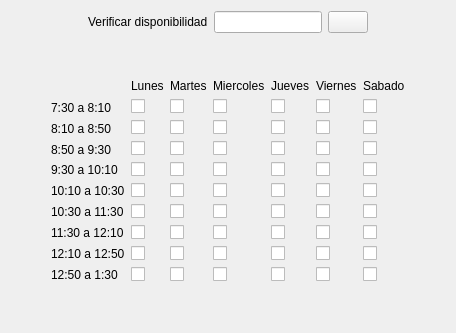
           <widget class="QWidget" name="page_3">
            <attribute name="icon">
             <iconset>
              <normaloff>imagenes/adduser.png</normaloff>imagenes/adduser.png</iconset>
            </attribute>
            <attribute name="label">
             <string>Disponibilidad Aulas</string>
            </attribute>
            <layout class="QVBoxLayout" name="verticalLayout_57">
             <item>
              <layout class="QHBoxLayout" name="horizontalLayout_19">
               <item>
                <spacer name="horizontalSpacer_14">
                 <property name="orientation">
                  <enum>Qt::Horizontal</enum>
                 </property>
                 <property name="sizeHint" stdset="0">
                  <size>
                   <width>40</width>
                   <height>20</height>
                  </size>
                 </property>
                </spacer>
               </item>
               <item>
                <layout class="QHBoxLayout" name="horizontalLayout_20">
                 <item>
                  <widget class="QLabel" name="label_73">
                   <property name="text">
                    <string>Verificar disponibilidad</string>
                   </property>
                  </widget>
                 </item>
                 <item>
                  <widget class="QLineEdit" name="ln_disponibilidad_aulas_2">
                   <property name="readOnly">
                    <bool>true</bool>
                   </property>
                  </widget>
                 </item>
                 <item>
                  <widget class="QPushButton" name="pushButton_4">
                   <property name="text">
                    <string/>
                   </property>
                   <property name="icon">
                    <iconset>
                     <normaloff>imagenes/baseline-search.png</normaloff>imagenes/baseline-search.png</iconset>
                   </property>
                  </widget>
                 </item>
                </layout>
               </item>
               <item>
                <spacer name="horizontalSpacer_15">
                 <property name="orientation">
                  <enum>Qt::Horizontal</enum>
                 </property>
                 <property name="sizeHint" stdset="0">
                  <size>
                   <width>40</width>
                   <height>20</height>
                  </size>
                 </property>
                </spacer>
               </item>
              </layout>
             </item>
             <item>
              <layout class="QVBoxLayout" name="verticalLayout_44">
               <item>
                <spacer name="verticalSpacer_5">
                 <property name="orientation">
                  <enum>Qt::Vertical</enum>
                 </property>
                 <property name="sizeHint" stdset="0">
                  <size>
                   <width>20</width>
                   <height>40</height>
                  </size>
                 </property>
                </spacer>
               </item>
               <item>
                <layout class="QHBoxLayout" name="horizontalLayout_16">
                 <item>
                  <spacer name="horizontalSpacer_12">
                   <property name="orientation">
                    <enum>Qt::Horizontal</enum>
                   </property>
                   <property name="sizeHint" stdset="0">
                    <size>
                     <width>40</width>
                     <height>20</height>
                    </size>
                   </property>
                  </spacer>
                 </item>
                 <item>
                  <layout class="QHBoxLayout" name="horizontalLayout_17">
                   <item>
                    <layout class="QVBoxLayout" name="verticalLayout_45">
                     <item>
                      <widget class="QLabel" name="label_38">
                       <property name="text">
                        <string/>
                       </property>
                      </widget>
                     </item>
                     <item>
                      <widget class="QLabel" name="label_58">
                       <property name="text">
                        <string>7:30 a 8:10</string>
                       </property>
                      </widget>
                     </item>
                     <item>
                      <widget class="QLabel" name="label_59">
                       <property name="text">
                        <string>8:10 a 8:50</string>
                       </property>
                      </widget>
                     </item>
                     <item>
                      <widget class="QLabel" name="label_60">
                       <property name="text">
                        <string>8:50 a 9:30</string>
                       </property>
                      </widget>
                     </item>
                     <item>
                      <widget class="QLabel" name="label_61">
                       <property name="text">
                        <string>9:30 a 10:10</string>
                       </property>
                      </widget>
                     </item>
                     <item>
                      <widget class="QLabel" name="label_62">
                       <property name="text">
                        <string>10:10 a 10:30</string>
                       </property>
                      </widget>
                     </item>
                     <item>
                      <widget class="QLabel" name="label_63">
                       <property name="text">
                        <string>10:30 a 11:30</string>
                       </property>
                      </widget>
                     </item>
                     <item>
                      <widget class="QLabel" name="label_64">
                       <property name="text">
                        <string>11:30 a 12:10</string>
                       </property>
                      </widget>
                     </item>
                     <item>
                      <widget class="QLabel" name="label_65">
                       <property name="text">
                        <string>12:10 a 12:50</string>
                       </property>
                      </widget>
                     </item>
                     <item>
                      <widget class="QLabel" name="label_66">
                       <property name="text">
                        <string>12:50 a 1:30</string>
                       </property>
                      </widget>
                     </item>
                    </layout>
                   </item>
                   <item>
                    <layout class="QHBoxLayout" name="horizontalLayout_18">
                     <item>
                      <layout class="QVBoxLayout" name="verticalLayout_46">
                       <item>
                        <widget class="QLabel" name="label_67">
                         <property name="text">
                          <string>Lunes</string>
                         </property>
                        </widget>
                       </item>
                       <item>
                        <layout class="QVBoxLayout" name="verticalLayout_47">
                         <item>
                          <widget class="QCheckBox" name="checkBox_183">
                           <property name="text">
                            <string/>
                           </property>
                          </widget>
                         </item>
                         <item>
                          <widget class="QCheckBox" name="checkBox_184">
                           <property name="text">
                            <string/>
                           </property>
                          </widget>
                         </item>
                         <item>
                          <widget class="QCheckBox" name="checkBox_185">
                           <property name="text">
                            <string/>
                           </property>
                          </widget>
                         </item>
                         <item>
                          <widget class="QCheckBox" name="checkBox_186">
                           <property name="text">
                            <string/>
                           </property>
                          </widget>
                         </item>
                         <item>
                          <widget class="QCheckBox" name="checkBox_187">
                           <property name="text">
                            <string/>
                           </property>
                          </widget>
                         </item>
                         <item>
                          <widget class="QCheckBox" name="checkBox_188">
                           <property name="text">
                            <string/>
                           </property>
                          </widget>
                         </item>
                         <item>
                          <widget class="QCheckBox" name="checkBox_189">
                           <property name="text">
                            <string/>
                           </property>
                          </widget>
                         </item>
                         <item>
                          <widget class="QCheckBox" name="checkBox_190">
                           <property name="text">
                            <string/>
                           </property>
                          </widget>
                         </item>
                         <item>
                          <widget class="QCheckBox" name="checkBox_191">
                           <property name="text">
                            <string/>
                           </property>
                          </widget>
                         </item>
                        </layout>
                       </item>
                      </layout>
                     </item>
                     <item>
                      <layout class="QVBoxLayout" name="verticalLayout_48">
                       <item>
                        <widget class="QLabel" name="label_68">
                         <property name="text">
                          <string>Martes</string>
                         </property>
                        </widget>
                       </item>
                       <item>
                        <widget class="QCheckBox" name="checkBox_192">
                         <property name="text">
                          <string/>
                         </property>
                        </widget>
                       </item>
                       <item>
                        <widget class="QCheckBox" name="checkBox_193">
                         <property name="text">
                          <string/>
                         </property>
                        </widget>
                       </item>
                       <item>
                        <widget class="QCheckBox" name="checkBox_194">
                         <property name="text">
                          <string/>
                         </property>
                        </widget>
                       </item>
                       <item>
                        <widget class="QCheckBox" name="checkBox_195">
                         <property name="text">
                          <string/>
                         </property>
                        </widget>
                       </item>
                       <item>
                        <widget class="QCheckBox" name="checkBox_196">
                         <property name="text">
                          <string/>
                         </property>
                        </widget>
                       </item>
                       <item>
                        <widget class="QCheckBox" name="checkBox_197">
                         <property name="text">
                          <string/>
                         </property>
                        </widget>
                       </item>
                       <item>
                        <widget class="QCheckBox" name="checkBox_198">
                         <property name="text">
                          <string/>
                         </property>
                        </widget>
                       </item>
                       <item>
                        <widget class="QCheckBox" name="checkBox_199">
                         <property name="text">
                          <string/>
                         </property>
                        </widget>
                       </item>
                       <item>
                        <widget class="QCheckBox" name="checkBox_200">
                         <property name="text">
                          <string/>
                         </property>
                        </widget>
                       </item>
                      </layout>
                     </item>
                     <item>
                      <layout class="QVBoxLayout" name="verticalLayout_49">
                       <item>
                        <widget class="QLabel" name="label_69">
                         <property name="text">
                          <string>Miercoles</string>
                         </property>
                        </widget>
                       </item>
                       <item>
                        <layout class="QVBoxLayout" name="verticalLayout_50">
                         <item>
                          <widget class="QCheckBox" name="checkBox_201">
                           <property name="text">
                            <string/>
                           </property>
                          </widget>
                         </item>
                         <item>
                          <widget class="QCheckBox" name="checkBox_202">
                           <property name="text">
                            <string/>
                           </property>
                          </widget>
                         </item>
                         <item>
                          <widget class="QCheckBox" name="checkBox_203">
                           <property name="text">
                            <string/>
                           </property>
                          </widget>
                         </item>
                         <item>
                          <widget class="QCheckBox" name="checkBox_204">
                           <property name="text">
                            <string/>
                           </property>
                          </widget>
                         </item>
                         <item>
                          <widget class="QCheckBox" name="checkBox_205">
                           <property name="text">
                            <string/>
                           </property>
                          </widget>
                         </item>
                         <item>
                          <widget class="QCheckBox" name="checkBox_206">
                           <property name="text">
                            <string/>
                           </property>
                          </widget>
                         </item>
                         <item>
                          <widget class="QCheckBox" name="checkBox_207">
                           <property name="text">
                            <string/>
                           </property>
                          </widget>
                         </item>
                         <item>
                          <widget class="QCheckBox" name="checkBox_208">
                           <property name="text">
                            <string/>
                           </property>
                          </widget>
                         </item>
                         <item>
                          <widget class="QCheckBox" name="checkBox_209">
                           <property name="text">
                            <string/>
                           </property>
                          </widget>
                         </item>
                        </layout>
                       </item>
                      </layout>
                     </item>
                     <item>
                      <layout class="QVBoxLayout" name="verticalLayout_51">
                       <item>
                        <widget class="QLabel" name="label_70">
                         <property name="text">
                          <string>Jueves</string>
                         </property>
                        </widget>
                       </item>
                       <item>
                        <layout class="QVBoxLayout" name="verticalLayout_52">
                         <item>
                          <widget class="QCheckBox" name="checkBox_210">
                           <property name="text">
                            <string/>
                           </property>
                          </widget>
                         </item>
                         <item>
                          <widget class="QCheckBox" name="checkBox_211">
                           <property name="text">
                            <string/>
                           </property>
                          </widget>
                         </item>
                         <item>
                          <widget class="QCheckBox" name="checkBox_212">
                           <property name="text">
                            <string/>
                           </property>
                          </widget>
                         </item>
                         <item>
                          <widget class="QCheckBox" name="checkBox_213">
                           <property name="text">
                            <string/>
                           </property>
                          </widget>
                         </item>
                         <item>
                          <widget class="QCheckBox" name="checkBox_214">
                           <property name="text">
                            <string/>
                           </property>
                          </widget>
                         </item>
                         <item>
                          <widget class="QCheckBox" name="checkBox_215">
                           <property name="text">
                            <string/>
                           </property>
                          </widget>
                         </item>
                         <item>
                          <widget class="QCheckBox" name="checkBox_216">
                           <property name="text">
                            <string/>
                           </property>
                          </widget>
                         </item>
                         <item>
                          <widget class="QCheckBox" name="checkBox_217">
                           <property name="text">
                            <string/>
                           </property>
                          </widget>
                         </item>
                         <item>
                          <widget class="QCheckBox" name="checkBox_218">
                           <property name="text">
                            <string/>
                           </property>
                          </widget>
                         </item>
                        </layout>
                       </item>
                      </layout>
                     </item>
                     <item>
                      <layout class="QVBoxLayout" name="verticalLayout_53">
                       <item>
                        <widget class="QLabel" name="label_71">
                         <property name="text">
                          <string>Viernes</string>
                         </property>
                        </widget>
                       </item>
                       <item>
                        <layout class="QVBoxLayout" name="verticalLayout_54">
                         <item>
                          <widget class="QCheckBox" name="checkBox_219">
                           <property name="text">
                            <string/>
                           </property>
                          </widget>
                         </item>
                         <item>
                          <widget class="QCheckBox" name="checkBox_220">
                           <property name="text">
                            <string/>
                           </property>
                          </widget>
                         </item>
                         <item>
                          <widget class="QCheckBox" name="checkBox_221">
                           <property name="text">
                            <string/>
                           </property>
                          </widget>
                         </item>
                         <item>
                          <widget class="QCheckBox" name="checkBox_222">
                           <property name="text">
                            <string/>
                           </property>
                          </widget>
                         </item>
                         <item>
                          <widget class="QCheckBox" name="checkBox_223">
                           <property name="text">
                            <string/>
                           </property>
                          </widget>
                         </item>
                         <item>
                          <widget class="QCheckBox" name="checkBox_224">
                           <property name="text">
                            <string/>
                           </property>
                          </widget>
                         </item>
                         <item>
                          <widget class="QCheckBox" name="checkBox_225">
                           <property name="text">
                            <string/>
                           </property>
                          </widget>
                         </item>
                         <item>
                          <widget class="QCheckBox" name="checkBox_226">
                           <property name="text">
                            <string/>
                           </property>
                          </widget>
                         </item>
                         <item>
                          <widget class="QCheckBox" name="checkBox_227">
                           <property name="text">
                            <string/>
                           </property>
                          </widget>
                         </item>
                        </layout>
                       </item>
                      </layout>
                     </item>
                     <item>
                      <layout class="QVBoxLayout" name="verticalLayout_55">
                       <item>
                        <widget class="QLabel" name="label_72">
                         <property name="text">
                          <string>Sabado</string>
                         </property>
                        </widget>
                       </item>
                       <item>
                        <layout class="QVBoxLayout" name="verticalLayout_56">
                         <item>
                          <widget class="QCheckBox" name="checkBox_228">
                           <property name="text">
                            <string/>
                           </property>
                          </widget>
                         </item>
                         <item>
                          <widget class="QCheckBox" name="checkBox_229">
                           <property name="text">
                            <string/>
                           </property>
                          </widget>
                         </item>
                         <item>
                          <widget class="QCheckBox" name="checkBox_230">
                           <property name="text">
                            <string/>
                           </property>
                          </widget>
                         </item>
                         <item>
                          <widget class="QCheckBox" name="checkBox_231">
                           <property name="text">
                            <string/>
                           </property>
                          </widget>
                         </item>
                         <item>
                          <widget class="QCheckBox" name="checkBox_232">
                           <property name="text">
                            <string/>
                           </property>
                          </widget>
                         </item>
                         <item>
                          <widget class="QCheckBox" name="checkBox_233">
                           <property name="text">
                            <string/>
                           </property>
                          </widget>
                         </item>
                         <item>
                          <widget class="QCheckBox" name="checkBox_234">
                           <property name="text">
                            <string/>
                           </property>
                          </widget>
                         </item>
                         <item>
                          <widget class="QCheckBox" name="checkBox_235">
                           <property name="text">
                            <string/>
                           </property>
                          </widget>
                         </item>
                         <item>
                          <widget class="QCheckBox" name="checkBox_236">
                           <property name="text">
                            <string/>
                           </property>
                          </widget>
                         </item>
                        </layout>
                       </item>
                      </layout>
                     </item>
                    </layout>
                   </item>
                  </layout>
                 </item>
                 <item>
                  <spacer name="horizontalSpacer_13">
                   <property name="orientation">
                    <enum>Qt::Horizontal</enum>
                   </property>
                   <property name="sizeHint" stdset="0">
                    <size>
                     <width>40</width>
                     <height>20</height>
                    </size>
                   </property>
                  </spacer>
                 </item>
                </layout>
               </item>
               <item>
                <spacer name="verticalSpacer_6">
                 <property name="orientation">
                  <enum>Qt::Vertical</enum>
                 </property>
                 <property name="sizeHint" stdset="0">
                  <size>
                   <width>20</width>
                   <height>40</height>
                  </size>
                 </property>
                </spacer>
               </item>
              </layout>
             </item>
            </layout>
           </widget>
